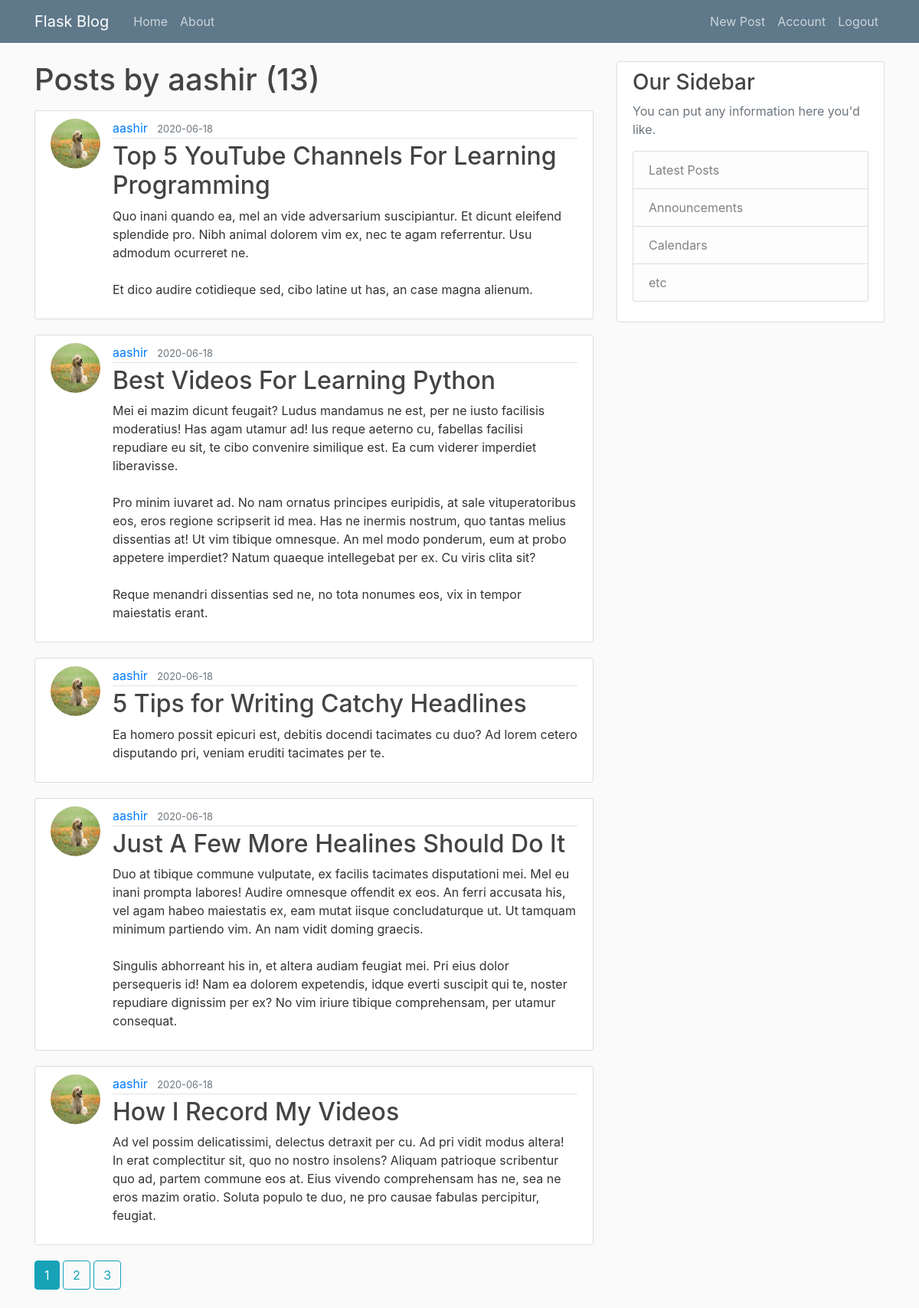
Screenshot of /user/aashir (signed in) with the database file from the repository.
### flaskblog/models.py (models this page shows, shortened)
class User(db.Model, UserMixin):
	id = db.Column(db.Integer, primary_key=True)
	username = db.Column(db.String(20), unique=True, nullable=False)
	email = db.Column(db.String(120), unique=True, nullable=False)
	image_file = db.Column(db.String(120), nullable=False, default='default.jpg')
	password = db.Column(db.String(60), nullable=False)
	posts = db.relationship('Post', backref='author', lazy=True)

class Post(db.Model):
	id = db.Column(db.Integer, primary_key=True)
	title = db.Column(db.String(100), nullable=False)
	date_posted = db.Column(db.DateTime, nullable=False, default=datetime.utcnow)
	content = db.Column(db.Text, nullable=False)
	user_id = db.Column(db.Integer, db.ForeignKey('user.id'), nullable=False)

### flaskblog/routes.py (the view)
@app.route('/user/<string:username>')
@login_required
def user_posts(username):
	user = User.query.filter_by(username=username).first_or_404()
	page_num = request.args.get('page', 1, type=int)
	posts = Post.query.filter_by(author=user)\
						.order_by(Post.date_posted.desc())\
						.paginate(per_page=5, page=page_num)
	return render_template('user_posts.html', title= 'Posts', posts= posts, user=user)

### flaskblog/models.py (called while the page is built)
@login_manager.user_loader
def load_user(user_id):
	return User.query.get(int(user_id))

### flaskblog/templates/user_posts.html (shortened to what this page needs)
{% extends 'layout.html' %}
{% block content %}
	<h1 class='mb-3'> Posts by {{ user.username }} ({{ posts.total }}) </h1>
	{% for post in posts.items %}
		<article class="media content-section">
		  <img class='rounded-circle article-img' src="{{ url_for('static', filename='profile_pics/'+post.author.image_file) }}">
		  <div class="media-body">
		    <div class="article-metadata">
		      <a class="mr-2" href="{{ url_for('user_posts', username=post.author.username) }}">{{ post.author.username }}</a>
		      <small class="text-muted">{{ post.date_posted.strftime('%Y-%m-%d') }}</small>
		    </div>
		    <h2><a class="article-title" href="{{ url_for('post', post_id=post.id) }}">{{ post.title }}</a></h2>
		    <p class="article-content">{{ post.content }}</p>
		  </div>
		</article>
	{% endfor %}
	{% for page_num in posts.iter_pages(left_edge=1, right_edge=1, left_current=1, right_current=2) %}
		{% if page_num %}
			{% if posts.page == page_num %}
				<a class='btn btn-info mb-4' href="{{ url_for('user_posts', username=user.username, page=page_num) }}">{{ page_num }}</a>
			{% else %}
				<a class='btn btn-outline-info mb-4' href="{{ url_for('user_posts', username=user.username, page=page_num) }}">{{ page_num }}</a>
			{% endif %}
		{% else %}
			...
		{% endif %}
	{% endfor %}
{% endblock content %}

### flaskblog/static/main.css (style rules this page uses)
body { background: #fafafa; color: #333333; margin-top: 5rem; }
h1, h2, h3, h4, h5, h6 { color: #444444; }
.content-section { background: #ffffff; padding: 10px 20px; border: 1px solid #dddddd; border-radius: 3px; margin-bottom: 20px; }
.article-title { color: #444444; }
.article-content { white-space: pre-line; }
.article-img { height: 65px; width: 65px; margin-right: 16px; }
.article-metadata { padding-bottom: 1px; margin-bottom: 4px; border-bottom: 1px solid #e3e3e3 }

### rows the page displays
User: username "aashir"
Post: image_file (picture), author.username "aashir", date_posted "2020-06-18", title "Top 5 YouTube Channels For Learning Programming", content "Quo inani quando ea, mel an vide adversarium suscipiantur. Et dicunt eleifend splendide pro. Nibh animal dolorem vim ex, nec te agam referrentur. Usu admodum ocurreret ne. Et dico audire cotidieque sed, cibo latine ut has, an case magna alienum."
Post: image_file (picture), author.username "aashir", date_posted "2020-06-18", title "Best Videos For Learning Python", content "Mei ei mazim dicunt feugait? Ludus mandamus ne est, per ne iusto facilisis moderatius! Has agam utamur ad! Ius reque aeterno cu, fabellas facilisi repudiare eu sit, te cibo convenire similique est. Ea cum viderer imperdiet liberavisse. Pro minim iuvaret ad. No nam ornatus principes euripidis, at sale vituperatoribus eos, eros regione scripserit id mea. Has ne inermis nostrum, quo tantas melius dissentias at! Ut vim tibique omnesque. An mel modo ponderum, eum at probo appetere imperdiet? Natum quaeque intellegebat per ex. Cu viris clita sit? Reque menandri dissentias sed ne, no tota nonumes eos, vix in tempor maiestatis erant."
Post: image_file (picture), author.username "aashir", date_posted "2020-06-18", title "5 Tips for Writing Catchy Headlines", content "Ea homero possit epicuri est, debitis docendi tacimates cu duo? Ad lorem cetero disputando pri, veniam eruditi tacimates per te."
Post: image_file (picture), author.username "aashir", date_posted "2020-06-18", title "Just A Few More Healines Should Do It", content "Duo at tibique commune vulputate, ex facilis tacimates disputationi mei. Mel eu inani prompta labores! Audire omnesque offendit ex eos. An ferri accusata his, vel agam habeo maiestatis ex, eam mutat iisque concludaturque ut. Ut tamquam minimum partiendo vim. An nam vidit doming graecis. Singulis abhorreant his in, et altera audiam feugiat mei. Pri eius dolor persequeris id! Nam ea dolorem expetendis, idque everti suscipit qui te, noster repudiare dignissim per ex? No vim iriure tibique comprehensam, per utamur consequat."
Post: image_file (picture), author.username "aashir", date_posted "2020-06-18", title "How I Record My Videos", content "Ad vel possim delicatissimi, delectus detraxit per cu. Ad pri vidit modus altera! In erat complectitur sit, quo no nostro insolens? Aliquam patrioque scribentur quo ad, partem commune eos at. Eius vivendo comprehensam has ne, sea ne eros mazim oratio. Soluta populo te duo, ne pro causae fabulas percipitur, feugiat."

### other values shown
{{ posts.total }} "13"
{{ page_num }} "1"
{{ page_num }} "2" "3"
